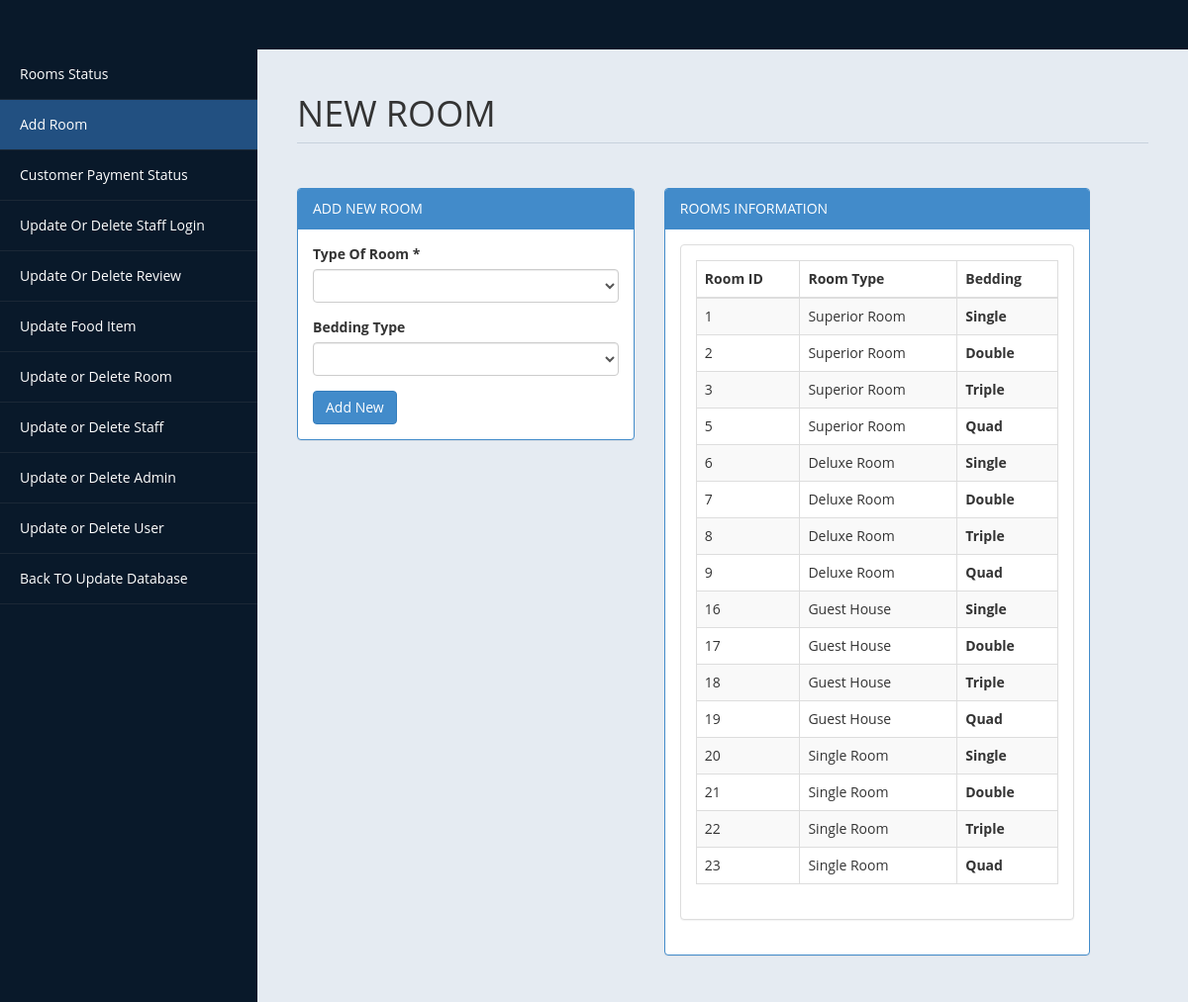
/admin/room.php, run on the app's committed database.
### tables this page shows
CREATE TABLE `room` (
  `id` int(10) UNSIGNED NOT NULL,
  `type` varchar(15) DEFAULT NULL,
  `bedding` varchar(10) DEFAULT NULL,
  `place` varchar(10) DEFAULT NULL,
  `cusid` int(11) DEFAULT NULL
);

### admin/room.php (the view, shortened to what this page needs)
<!DOCTYPE html>
<html>
<head>
<link href="assets/css/bootstrap.css" rel="stylesheet" />
 <link href="assets/css/custom-styles.css" rel="stylesheet" />
</head>
<body>
 <div id="wrapper">
 <nav class="navbar navbar-default top-navbar" role="navigation">
 </nav>
 <nav class="navbar-default navbar-side" role="navigation">
 <div class="sidebar-collapse">
 <ul class="nav" id="main-menu">
 <li>
 <a  href="settings.php"><i class="fa fa-dashboard"></i>Rooms Status</a>
 </li>
<li>
<a  class="active-menu" href="room.php"><i class="fa fa-plus-circle"></i>Add Room</a>
</li>
 <li>
 <a  href="paymentdetails.php"><i class="fa fa-desktop"></i>Customer Payment Status</a>
 </li>
<li>
 <a  href="blockusers.php"><i class="fa fa-desktop"></i>Update Or Delete Staff Login</a>
 </li>
 <li>
 <a  href="updatereview.php"><i class="fa fa-desktop"></i>Update Or Delete Review</a>
</li>
 <li>
 <a  href="updateitem.php"><i class="fa fa-pencil-square-o"></i> Update Food Item</a>
 </li>
 <li>
 <a  href="roomdel.php"><i class="fa fa-pencil-square-o"></i>Update or Delete Room</a>
</li>
<li>
<a  href="blockstaff.php"><i class="fa fa-plus-circle"></i>Update or Delete Staff </a>
 </li>
 <li>
<a   href="blockadmin.php"><i class="fa fa-pencil-square-o"></i> Update or Delete Admin</a>
 </li>
 <li>
 <a   href="http://localhost/hotel/user/blockuser.php"><i class="fa fa-pencil-square-o"></i> Update or Delete User</a>
 </li>
 <li>
<a   href="updatedatabase.php"><i class="fa fa-pencil-square-o"></i>Back TO Update Database</a>
</li>
 </ul>
</div>
 </nav>
 <div id="page-wrapper" >
<div id="page-inner">
 <div class="row">
 <div class="col-md-12">
<h1 class="page-header">
 NEW ROOM <small></small>
</h1>
</div>
</div>
 <div class="row">
 <div class="col-md-5 col-sm-5">
<div class="panel panel-primary">
<div class="panel-heading">
ADD NEW ROOM
</div>
<div class="panel-body">
<form name="form" method="post">
<div class="form-group">
<label>Type Of Room *</label>
 <select name="troom"  class="form-control" required>
<option value selected ></option>
<option value="Superior Room">SUPERIOR ROOM</option>
 </select>
 </div>
<div class="form-group">
<label>Bedding Type</label>
<select name="bed" class="form-control" required>
<option value selected ></option>
<option value="Single">Single</option>
</select>
</div>
<input type="submit" name="add" value="Add New" class="btn btn-primary">
</form>
<?php
include('db.php');
?>
</div>
</div>
</div>
<div class="row">
<div class="col-md-6 col-sm-6">
<div class="panel panel-primary">
<div class="panel-heading">
ROOMS INFORMATION
</div>
<div class="panel-body">
<div class="panel panel-default">
<?php
$sql = "select * from room ";
$re = mysqli_query($con,$sql)
?>
<div class="panel-body">
<div class="table-responsive">
<table class="table table-striped table-bordered table-hover" id="dataTables-example">
<thead>
<tr>
<th>Room ID</th>
<th>Room Type</th>
<th>Bedding</th>
</tr>
</thead>
 <tbody>
<?php
while($row= mysqli_fetch_array($re))
{
$id = $row['id'];
if($id % 2 == 0)
{
echo "<tr class=odd gradeX>
<td>".$row['id']."</td>
<td>".$row['type']."</td>
<th>".$row['bedding']."</th>
</tr>";
}
else
{
echo"<tr class=even gradeC>
<td>".$row['id']."</td>
<td>".$row['type']."</td>
<th>".$row['bedding']."</th>
</tr>";
}
}
?>
</tbody>
</table>
</div>
</div>
</div>
</div>
</div>
</div>
</div>
</div>
</div>
</div>
</body>
</html>

### admin/assets/css/custom-styles.css (style rules this page uses)
body { font-family: 'Open Sans', sans-serif; }
#wrapper { width: 100%; background:#09192A; }
#page-wrapper { padding: 15px 15px; min-height: 600px; background:#E5EBF2; }
#page-inner { width:100%; margin:10px 20px 10px 0px; background-color:transparent; padding:10px; min-height:1200px; }
h1, .h1, h2, .h2, h3, .h3 { margin-top: 7px; margin-bottom: -5px; }
.page-header { padding-bottom: 9px; margin: 10px 0 45px; border-bottom: 1px solid #C7D1DD; }
.top-navbar { margin:0px; }
.active-menu { background-color:#225081!important; }
.sidebar-collapse , .sidebar-collapse .nav { background:none; }
.sidebar-collapse .nav { padding:0; }
.sidebar-collapse .nav > li > a { color:#fff; background:transparent; text-shadow:none; }
.sidebar-collapse > .nav > li > a { padding:15px 10px; }
.sidebar-collapse > .nav > li { border-bottom: 1px solid rgba(107, 108, 109, 0.19); }
.navbar-side { border:none; background-color: transparent; }
.top-navbar { background:#09192A; border-bottom:none; }
.navbar-default { border:0px solid black; }
@media (min-width:768px) { #page-wrapper { margin: 0 0 0 260px; padding: 15px 30px; min-height: 1200px; } }
@media (min-width:768px) { .navbar-side { z-index: 1; position: absolute; width: 260px; } }
@media (min-width:768px) { .navbar { border-radius: 0px; } }

### data on the page
room: id "1", type "Superior Room", bedding "Single"
room: id "2", type "Superior Room", bedding "Double"
room: id "3", type "Superior Room", bedding "Triple"
room: id "5", type "Superior Room", bedding "Quad"
room: id "6", type "Deluxe Room", bedding "Single"
room: id "7", type "Deluxe Room", bedding "Double"
room: id "8", type "Deluxe Room", bedding "Triple"
room: id "9", type "Deluxe Room", bedding "Quad"
room: id "16", type "Guest House", bedding "Single"
room: id "17", type "Guest House", bedding "Double"
room: id "18", type "Guest House", bedding "Triple"
room: id "19", type "Guest House", bedding "Quad"
room: id "20", type "Single Room", bedding "Single"
room: id "21", type "Single Room", bedding "Double"
room: id "22", type "Single Room", bedding "Triple"
room: id "23", type "Single Room", bedding "Quad"
